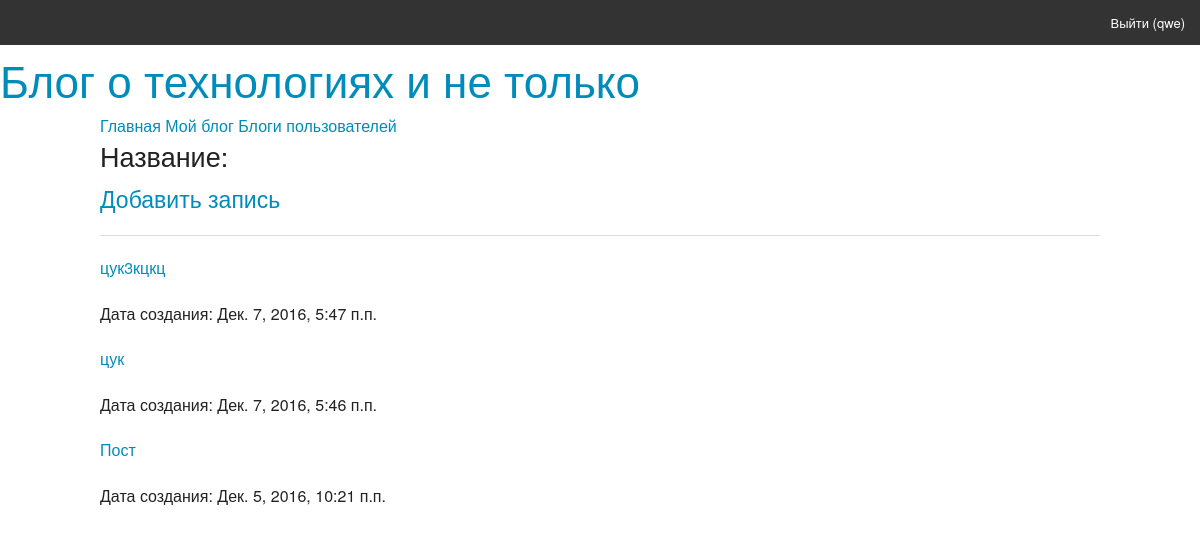
Before: /personal_blog/ (signed in) with the older database file.
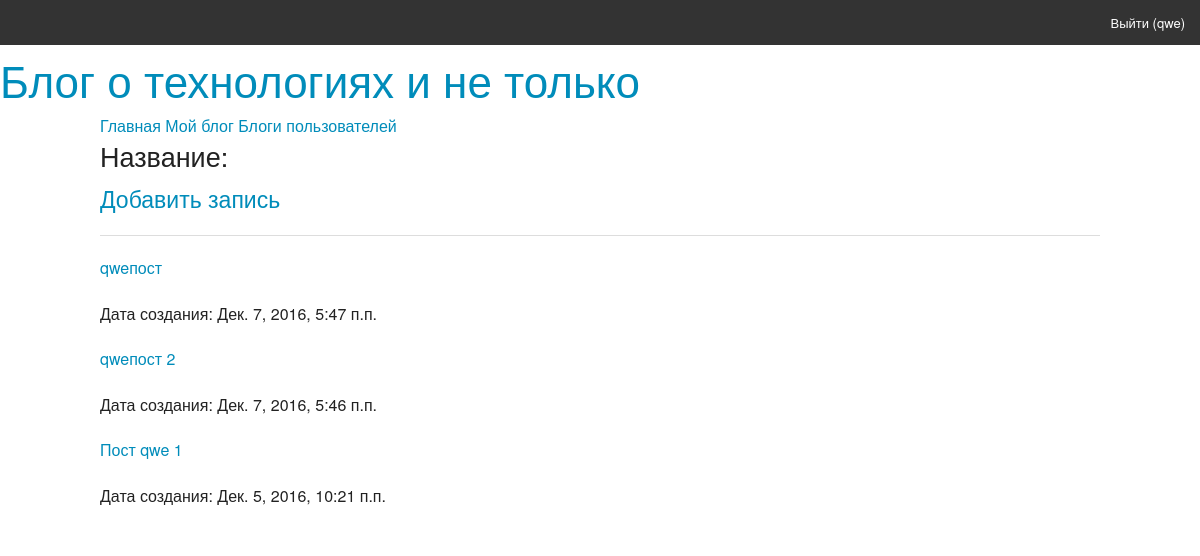
After: the same page with the newer database file.
### blog/models.py (models this page shows, shortened)
class Post(m.Model):
    blog = m.ForeignKey(
        Blog,
        verbose_name='Блог',
    )
    title = m.CharField(
        'Заголовок',
        max_length=200,
    )
    text = m.TextField('Текст сообщения')
    created_date = m.DateTimeField(
        'Создан',
        auto_now_add=True,
    )
    newsfeeds = m.ManyToManyField(
        NewsFeed,
        verbose_name='Новости',
        blank=True,
        through='Reviewed'
    )
    class Meta:
        ordering = ["-created_date"]
        get_latest_by = "create_date"
        verbose_name = "Пост"
        verbose_name_plural = "Посты"

### blog/views.py (the view)
# urls.py: url(r'^personal_blog/$', login_required(PersonalBlog.as_view()), name="personal_blog"),
class PersonalBlog(ListView):
    template_name = 'blog/PersonalBlog.html'
    context_object_name = 'posts'
    def get_queryset(self):
        user = auth.get_user(self.request)
        posts = Post.objects.filter(blog__user=user).order_by('-created_date')
        return posts

### blog/templates/blog/PersonalBlog.html
{% extends 'blog/index.html' %}
{% block content %}
    <h3>Название: <a href="{% url 'personal_blog' %}">{{ blog.name }} </a></h3>
    <h4><a href="{% url 'add_post' %}">Добавить запись</a></h4>
    <hr>
    {% for post in posts %}
        <p><a href="/post/get/{{ post.id }}/">{{ post.title }}</a></p>
        <p>Дата создания: {{ post.created_date }}</p>
    {% endfor %}
{% endblock%}

Changed rows visible on the page:
changed Post: title "цук3кцкц" → "qweпост"
changed Post: title "цук" → "qweпост 2"
changed Post: title "Пост" → "Пост qwe 1"
